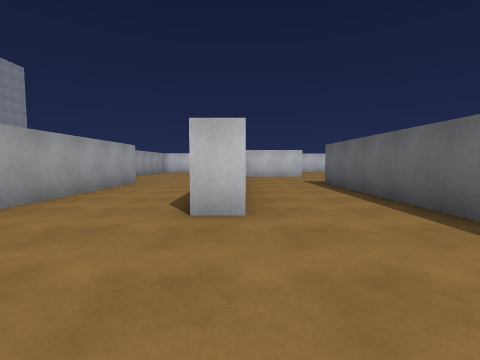
View 1 (above)

24 first-person views from a walk through a 3-D level made in the Unity game engine. The camera is 1.2 m above the floor, tilts 4° down and sees 85° across. The floor is counted in squares, 1.71 m on a side. Each view is taken from the middle of a square. On the plan, view 1 faces up. The plan holds only what a view shows up to about 9 squares ahead; the rest is blank. The place goes on beyond the plan. The player is left out. Some animated figures are left out.

View 2
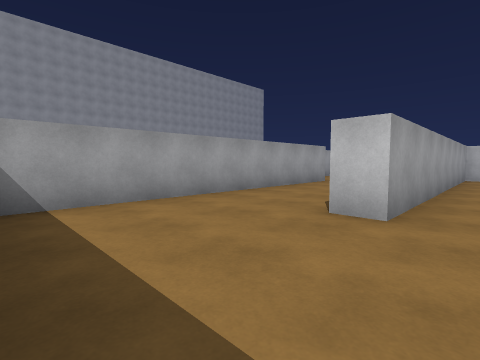

View 3
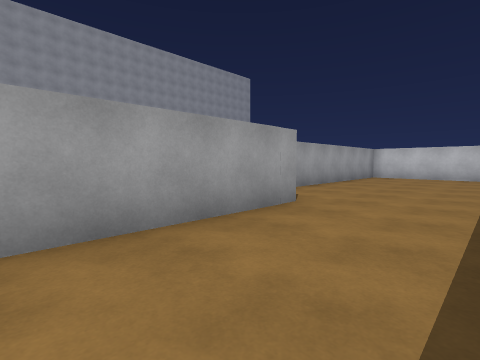

View 4
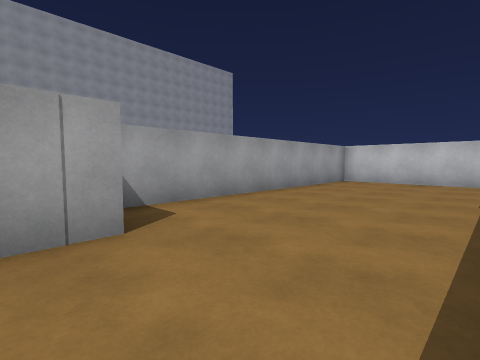

View 5
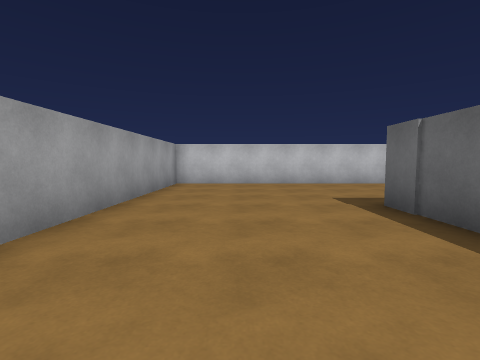

View 6
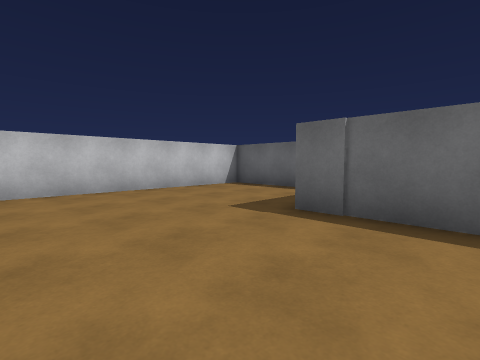

View 7
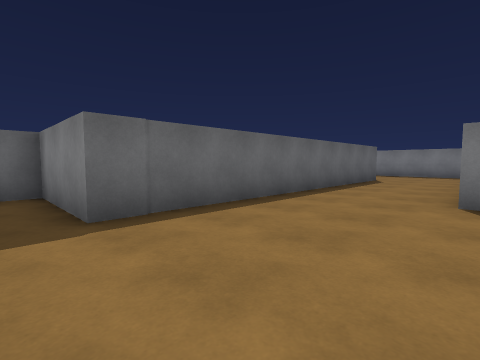

View 8
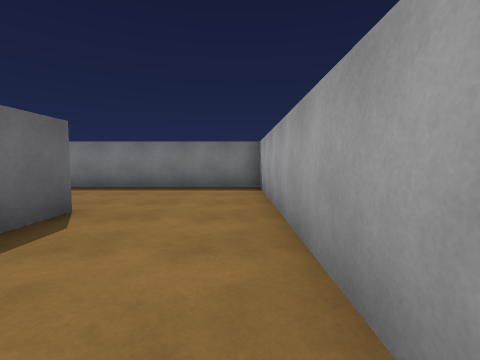

View 9
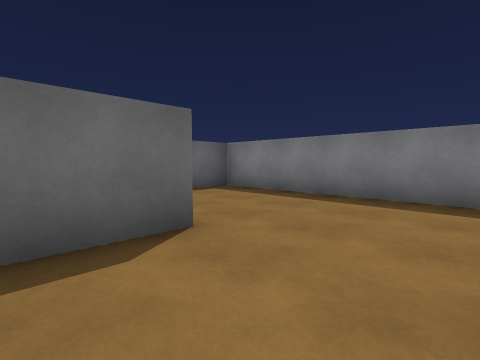

View 10
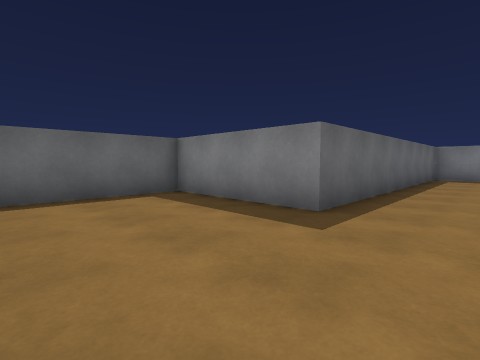

View 11
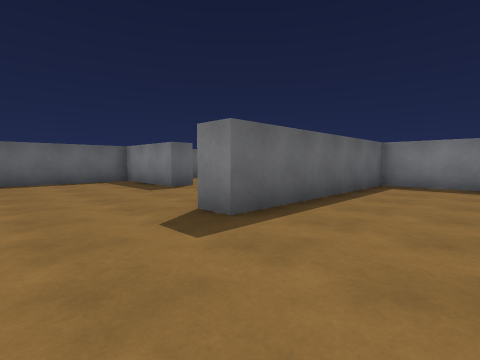

View 12
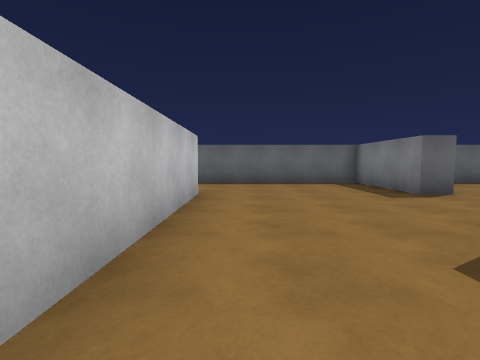

View 13
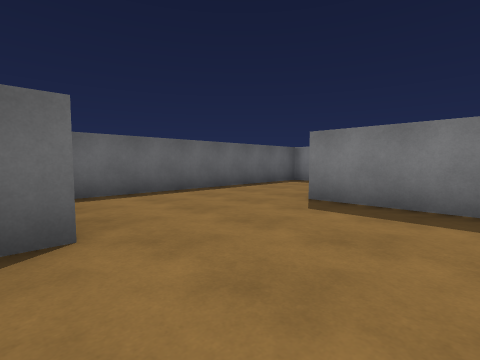

View 14
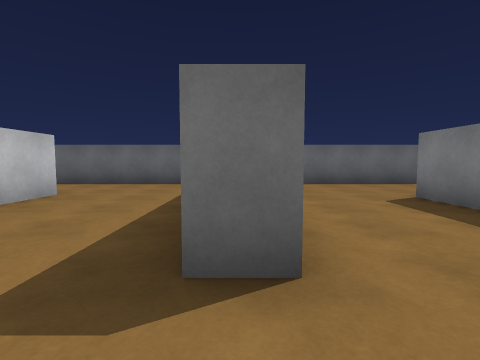

View 15
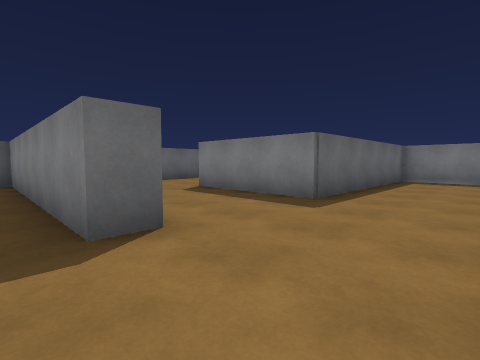

View 16
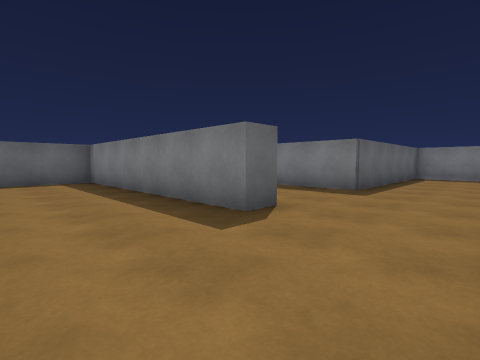

View 17
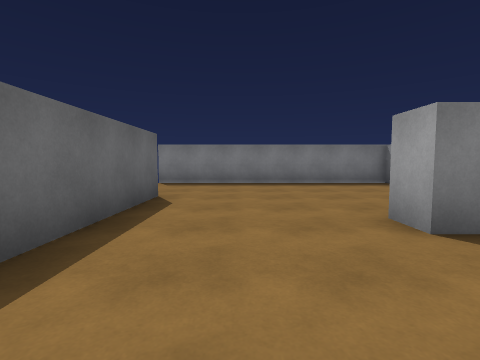

View 18
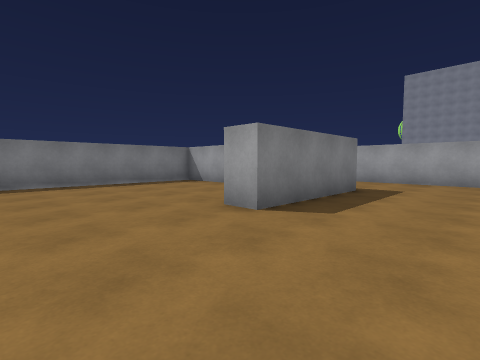

View 19
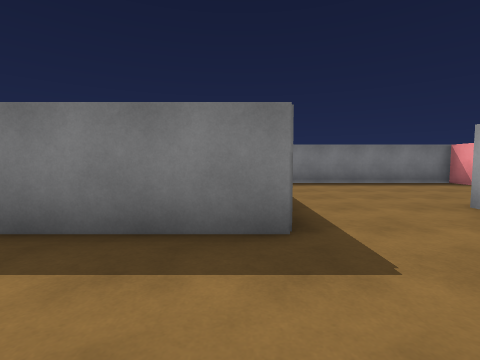

View 20
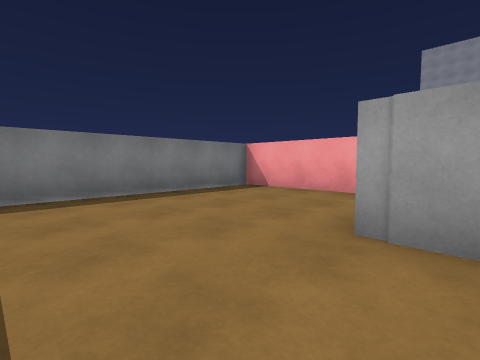

View 21
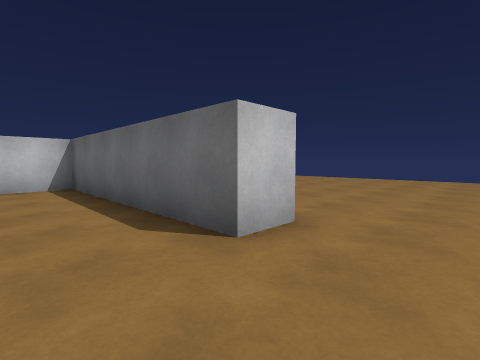

View 22
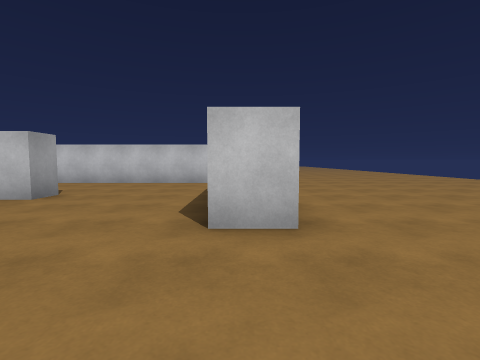

View 23
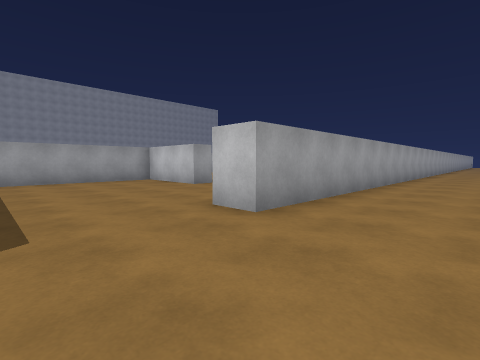

View 24
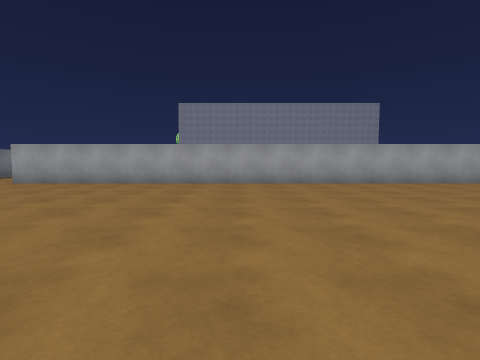

### Floor plan
Points are (right, up) in squares from view 1. A wall is a line through its corners. A room is listed if a view was taken in it or the views show most of it. See-through windows are left out.
Room 1 (views 1, 2, 3, 4, 5, 6, 7, 8, 9)
walls: (-3.6, 9) (-3.6, -0.3) (2.8, -0.3) (2.8, 2.4); (0.1, 3.4) (-0.6, 3.4) (-0.6, 13.1) (2.2, 13.1) (2.2, 17.4) (-5, 17.4) (-5, 9.5)
ways out: opening at (1.5, 3) to room 2
Room 2 (views 10, 11, 12, 13, 14, 15, 16, 17, 18, 19, 20, 21, 22, 23, 24)
walls: (10.6, 7.9) (9.1, 7.9); (8.1, 8.6) (10.6, 8.6); (10.6, 12.4) (10.6, 13.1) (13.7, 13.1) (13.7, 18.5); (14.6, 12.8) (14.6, -2.3) (13.7, -2.3) (13.7, 3.6) (8, 3.6); (6.5, 3.5) (6.5, 4.3) (13.7, 4.3) (13.7, 11.8); (3.5, 2.6) (3.5, -1); (7.2, -2) (7.2, -5.6) (14.8, -5.6); (10.8, 17.9) (5.9, 17.9); (2.8, 2.4) (2.8, 8.6) (6.5, 8.6) (6.5, 14.7) (7.2, 14.7); (0.1, 11.9) (0.1, 3.4); (6.5, -5.4) (6.5, 0.5) (10.2, 0.5) (10.2, -0.2) (9, -0.2); (0.1, -2.2) (0.1, -5.6) (6.1, -5.6)
ways out: opening at (1.5, 3) to room 1

Positions as (right, up) in squares from view 1, and headings:
1: (0, 0), facing up
2: (1, 0), facing up-left
3: (-1, 5), facing up-left
4: (-1, 8), facing up-left
5: (-3, 9), facing up
6: (-4, 11), facing up-right
7: (-4, 14), facing down-right
8: (-3, 7), facing down
9: (-3, 5), facing down-right
10: (1, 12), facing down-right
11: (4, 17), facing down-right
12: (5, 17), facing right
13: (8, 13), facing down-right
14: (5, 4), facing right
15: (4, 5), facing down-right
16: (4, 7), facing down-right
17: (12, 3), facing down
18: (13, 3), facing down-left
19: (7, 3), facing down
20: (6, 0), facing down-left
21: (12, -4), facing up-right
22: (14, -5), facing up
23: (17, -5), facing up-left
24: (23, 5), facing left
